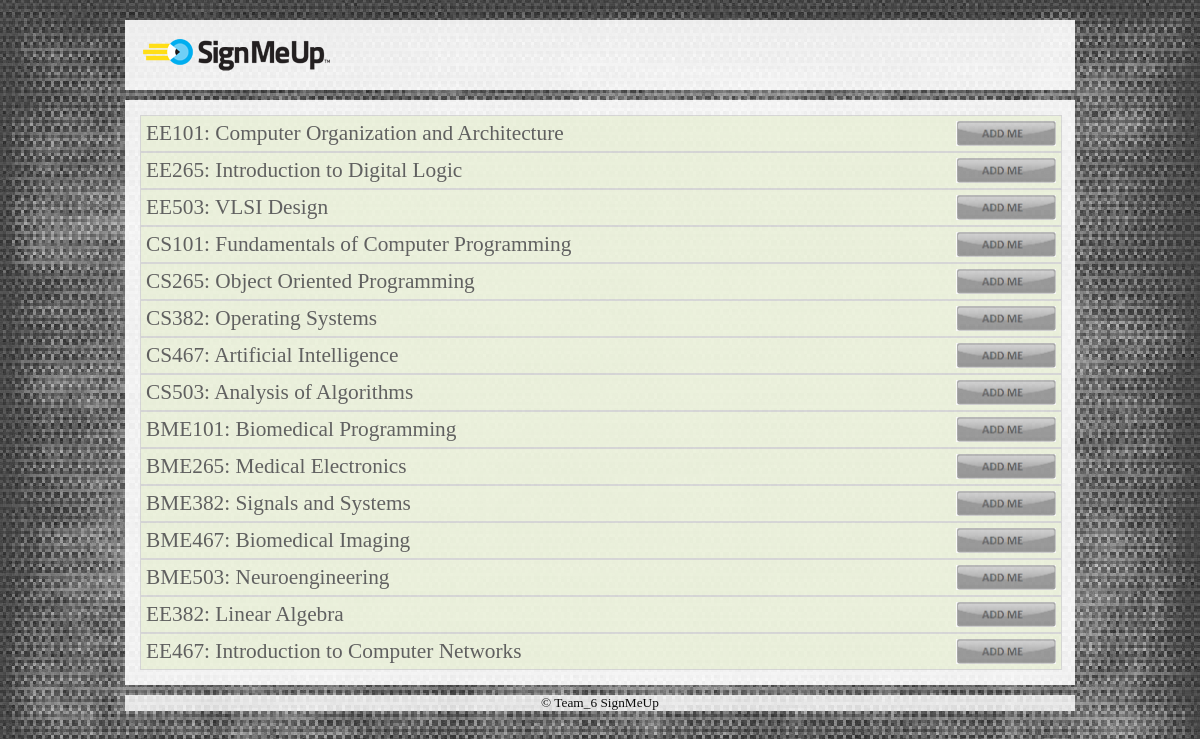
/courses.php, run on the app's committed database.
### tables this page shows
CREATE TABLE IF NOT EXISTS `user_info` (
  `user_id` int(10) NOT NULL AUTO_INCREMENT,
  `user_type` varchar(20) NOT NULL,
  `first_name` varchar(70) NOT NULL,
  `middle_name` varchar(70) DEFAULT NULL,
  `last_name` varchar(70) NOT NULL,
  `user_email` varchar(70) NOT NULL,
  `alternate_email` varchar(70) DEFAULT NULL,
  `address` varchar(100) DEFAULT NULL,
  `phone_no` varchar(15) NOT NULL,
  `password` varchar(70) NOT NULL,
  PRIMARY KEY (`user_id`)
);

CREATE TABLE IF NOT EXISTS `professor_info` (
  `user_id` int(10) DEFAULT NULL,
  `office_location` varchar(100) DEFAULT NULL,
  `office_hours` varchar(50) DEFAULT NULL,
  `subject` varchar(50) NOT NULL,
  `course_id` varchar(50) NOT NULL,
  KEY `foreignkey_user_id` (`user_id`)
);

CREATE TABLE IF NOT EXISTS `course_info` (
  `course_id` varchar(10) NOT NULL DEFAULT '',
  `course_name` varchar(50) NOT NULL,
  `semester` varchar(20) NOT NULL,
  `class_location` varchar(20) DEFAULT NULL,
  `class_timings` varchar(50) DEFAULT NULL,
  `no_of_credits` int(10) DEFAULT NULL,
  PRIMARY KEY (`course_id`)
);

### courses.php (the view, shortened to what this page needs)
<html>
<head>
    <link rel="stylesheet" type="text/css" href="main2.css">
</head>
<body>
<div id="containerNew">
<div class="header">
    <?php include("header.php"); ?>
</div>
<div class="middleContainer">
    <div class="middle">
        <?php
        $course_type = $_GET['course'];
        $sql = "SELECT * from user_info ui, course_info ci, professor_info pi where ci.course_id like '".$course_type."%' and ci.semester = '". CURRENT_SEM."' and ci.course_id = pi.course_id and pi.user_id = ui.user_id"  ;
        $result = mysql_query($sql);
        if(!$result){
            echo 'Could not run query: ' . mysql_error();
            exit;
        }
        else{
            $info=array();
            while($row = mysql_fetch_array($result,MYSQL_ASSOC)){
                array_push($info,$row);
            }
            for($j=0; $j< count($info); $j++) {
                echo '<div class="flip">'.$info[$j]["course_id"].': '. $info[$j]['course_name'];
                echo '<a href="#"><input type="image" id="myimage" style="float:right; height:25px" src="images/add.png" onclick="aa('.$info[$j]["course_id"].')"/></a></div>';
            }
        }
        ?>
    </div>
</div>
<div class="footer">
    <center>
        &copy; Team_6 SignMeUp
    </center>
</div>
</div>
</body>
</html>

### main2.css (style rules this page uses)
body { background-color:grey; font-size: 10pt; min-height: 100%; width : 100%; background:url('images/images1.jpg') repeat; margin: 0; }
#containerNew { position:relative; width:950px; height:100%; margin: 10px auto; }
.header { background:url('images/grey_overlay.png') repeat; padding:10px 15px 15px 15px; color:#000; margin-top: 20px; }
.middleContainer { background:url('images/grey_overlay.png') repeat; width : 100%; min-height : 566px; margin: 10px auto; position : relative; }
.middle, .tabbedPages { background-color:#8C898B; opacity: 0.6; margin: 15px; font-size: 16pt; color:black; width : 97%; position: absolute; }
.footer { background:url('images/grey_overlay.png') repeat; position:relative; padding:0px 15px 0px 15px; color:#000; bottom: 0px; opacity: 0.9; }

### courses.php (style rules this page uses)
.panel,.flip { padding:5px; background-color:#e5eecc; border:solid 1px #c3c3c3; }

### data on the page
user_info: professor_info.course_id "EE101", course_info.course_name "Computer Organization and Architecture", professor_info.course_id "EE265", course_info.course_name "Introduction to Digital Logic"
user_info: professor_info.course_id "EE503", course_info.course_name "VLSI Design"
user_info: professor_info.course_id "CS101", course_info.course_name "Fundamentals of Computer Programming", professor_info.course_id "CS265", course_info.course_name "Object Oriented Programming"
user_info: professor_info.course_id "CS382", course_info.course_name "Operating Systems", professor_info.course_id "CS467", course_info.course_name "Artificial Intelligence"
user_info: professor_info.course_id "CS503", course_info.course_name "Analysis of Algorithms"
user_info: professor_info.course_id "BME101", course_info.course_name "Biomedical Programming", professor_info.course_id "BME265", course_info.course_name "Medical Electronics"
user_info: professor_info.course_id "BME382", course_info.course_name "Signals and Systems", professor_info.course_id "BME467", course_info.course_name "Biomedical Imaging"
user_info: professor_info.course_id "BME503", course_info.course_name "Neuroengineering"
user_info: professor_info.course_id "EE382", course_info.course_name "Linear Algebra", professor_info.course_id "EE467", course_info.course_name "Introduction to Computer Networks"
